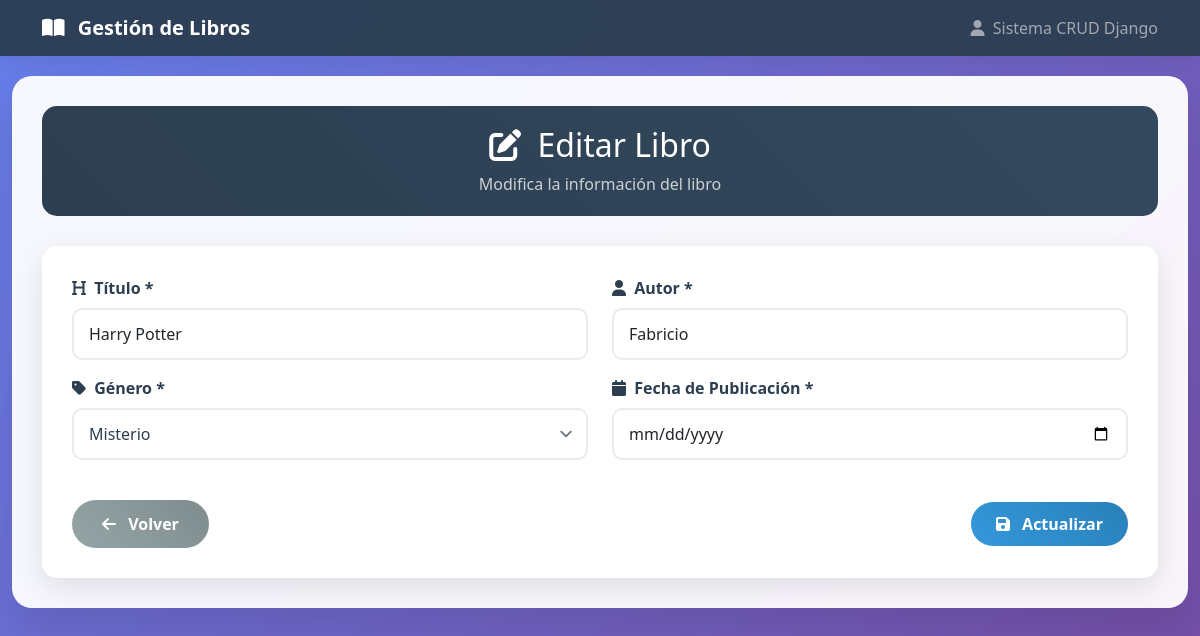
Screenshot of /libro/1/editar/ with the database file from the repository.
### libros/models.py (models this page shows, shortened)
class Libro(models.Model):
    GENERO_CHOICES = [
        ('ficcion', 'Ficción'),
        ('no_ficcion', 'No Ficción'),
        ('misterio', 'Misterio'),
        ('romance', 'Romance'),
        ('ciencia_ficcion', 'Ciencia Ficción'),
        ('fantasia', 'Fantasía'),
        ('biografia', 'Biografía'),
        ('historia', 'Historia'),
        ('filosofia', 'Filosofía'),
        ('poesia', 'Poesía'),
        ('teatro', 'Teatro'),
        ('infantil', 'Infantil'),
        ('juvenil', 'Juvenil'),
        ('tecnologia', 'Tecnología'),
        ('autoayuda', 'Autoayuda'),
        ('otros', 'Otros'),
    ]
    titulo = models.CharField(max_length=200, verbose_name="Título")
    autor = models.CharField(max_length=200, verbose_name="Autor")
    genero = models.CharField(max_length=50, choices=GENERO_CHOICES, verbose_name="Género")
    fecha_publicacion = models.DateField(verbose_name="Fecha de Publicación")
    fecha_creacion = models.DateTimeField(auto_now_add=True, verbose_name="Fecha de Creación")
    fecha_actualizacion = models.DateTimeField(auto_now=True, verbose_name="Fecha de Actualización")
    class Meta:
        verbose_name = "Libro"
        verbose_name_plural = "Libros"
        ordering = ['-fecha_creacion']

### libros/views.py (the view)
# urls.py: path('libro/<int:libro_id>/editar/', views.editar_libro, name='editar_libro'),
def editar_libro(request, libro_id):
    libro = get_object_or_404(Libro, id=libro_id)
    if request.method == 'POST':
        form = LibroForm(request.POST, instance=libro)
        if form.is_valid():
            libro = form.save()
            messages.success(request, f'Libro "{libro.titulo}" actualizado exitosamente.')
            return redirect('index')
        else:
            messages.error(request, 'Por favor corrige los errores en el formulario.')
    else:
        form = LibroForm(instance=libro)
    return render(request, 'libro_form.html', {
        'form': form,
        'libro': libro,
        'titulo': 'Editar Libro',
        'accion': 'Actualizar'
    })

### libros/forms.py (shortened to what this page needs)
class LibroForm(forms.ModelForm):
    class Meta:
        model = Libro
        fields = ['titulo', 'autor', 'genero', 'fecha_publicacion']
        widgets = {
            'titulo': forms.TextInput(attrs={
                'class': 'form-control',
                'placeholder': 'Ingrese el título del libro'
            }),
            'autor': forms.TextInput(attrs={
                'class': 'form-control',
                'placeholder': 'Ingrese el nombre del autor'
            }),
            'genero': forms.Select(attrs={
                'class': 'form-select'
            }),
            'fecha_publicacion': forms.DateInput(attrs={
                'class': 'form-control',
                'type': 'date'
            })
        }
        labels = {
            'titulo': 'Título',
            'autor': 'Autor',
            'genero': 'Género',
            'fecha_publicacion': 'Fecha de Publicación'
        }

### templates/libro_form.html (shortened to what this page needs)
<!DOCTYPE html>
<html lang="es">
<head>
    <link href="https://cdn.jsdelivr.net/npm/bootstrap@5.3.0/dist/css/bootstrap.min.css" rel="stylesheet">
    <link href="https://cdnjs.cloudflare.com/ajax/libs/font-awesome/6.4.0/css/all.min.css" rel="stylesheet">
    {% load static %}
    <link href="{% static 'css/styles.css' %}" rel="stylesheet">
</head>
<body>
    <nav class="navbar navbar-expand-lg navbar-dark">
        <div class="container">
            <a class="navbar-brand" href="{% url 'index' %}">
                <i class="fas fa-book-open me-2"></i>
                Gestión de Libros
            </a>
            <div class="navbar-nav ms-auto">
                <span class="navbar-text">
                    <i class="fas fa-user me-1"></i>
                    Sistema CRUD Django
                </span>
            </div>
        </div>
    </nav>
    <div class="container-fluid">
        <div class="main-container">
            <div class="page-header">
                <h2 class="mb-0">
                    <i class="fas fa-{% if accion == 'Crear' %}plus{% else %}edit{% endif %} me-2"></i>
                    {{ titulo }}
                </h2>
                <p class="mb-0 mt-2 opacity-75">
                    {% if accion == 'Crear' %}
                        Completa el formulario para agregar un nuevo libro
                    {% else %}
                        Modifica la información del libro
                    {% endif %}
                </p>
            </div>
            <div class="form-container">
                <form method="post">
                    <div class="row">
                        <div class="col-md-6 mb-3">
                            <label for="{{ form.titulo.id_for_label }}" class="form-label">
                                <i class="fas fa-heading me-1"></i>
                                {{ form.titulo.label }} *
                            </label>
                            {{ form.titulo }}
                        </div>
                        <div class="col-md-6 mb-3">
                            <label for="{{ form.autor.id_for_label }}" class="form-label">
                                <i class="fas fa-user me-1"></i>
                                {{ form.autor.label }} *
                            </label>
                            {{ form.autor }}
                        </div>
                    </div>
                    <div class="row">
                        <div class="col-md-6 mb-3">
                            <label for="{{ form.genero.id_for_label }}" class="form-label">
                                <i class="fas fa-tag me-1"></i>
                                {{ form.genero.label }} *
                            </label>
                            {{ form.genero }}
                        </div>
                        <div class="col-md-6 mb-3">
                            <label for="{{ form.fecha_publicacion.id_for_label }}" class="form-label">
                                <i class="fas fa-calendar me-1"></i>
                                {{ form.fecha_publicacion.label }} *
                            </label>
                            {{ form.fecha_publicacion }}
                        </div>
                    </div>
                    <div class="d-flex justify-content-between align-items-center mt-4">
                        <a href="{% url 'index' %}" class="btn btn-secondary">
                            <i class="fas fa-arrow-left me-2"></i>
                            Volver
                        </a>
                        <div>
                            <button type="submit" class="btn btn-primary">
                                <i class="fas fa-save me-2"></i>
                                {{ accion }}
                            </button>
                        </div>
                    </div>
                </form>
            </div>
        </div>
    </div>
</body>
</html>

### static/css/styles.css (style rules this page uses)
:root { --primary-color: #2c3e50; --secondary-color: #3498db; --accent-color: #e74c3c; --success-color: #27ae60; --warning-color: #f39c12; --light-bg: #ecf0f1; --dark-text: #2c3e50; }
body { font-family: 'Segoe UI', Tahoma, Geneva, Verdana, sans-serif; background: linear-gradient(135deg, #667eea 0%, #764ba2 100%); min-height: 100vh; }
.navbar { background: rgba(44, 62, 80, 0.95) !important; backdrop-filter: blur(10px); box-shadow: 0 2px 20px rgba(0,0,0,0.1); }
.navbar-brand { font-weight: bold; color: white !important; }
.main-container { background: rgba(255, 255, 255, 0.95); border-radius: 20px; box-shadow: 0 20px 40px rgba(0,0,0,0.1); backdrop-filter: blur(10px); margin: 20px auto; padding: 30px; max-width: 1200px; }
.btn-primary { background: linear-gradient(45deg, var(--secondary-color), #2980b9); border: none; border-radius: 25px; padding: 10px 25px; font-weight: 600; transition: all 0.3s ease; }
.btn-secondary { background: linear-gradient(45deg, #95a5a6, #7f8c8d); border: none; border-radius: 25px; padding: 12px 30px; font-weight: 600; }
.form-control { border-radius: 10px; border: 2px solid #e9ecef; padding: 12px 15px; transition: all 0.3s ease; }
.form-select { border-radius: 10px; border: 2px solid #e9ecef; padding: 12px 15px; transition: all 0.3s ease; color: var(--dark-text); font-weight: 500; }
.form-select option { color: var(--dark-text); font-weight: 500; background-color: white; padding: 8px; }
.form-select:not([size]):not([multiple]) { background-position: right 0.5rem center; background-repeat: no-repeat; background-size: 1.5em 1.5em; padding-right: 2.5rem; }
.form-label { font-weight: 600; color: var(--primary-color); margin-bottom: 8px; }
.page-header { background: linear-gradient(45deg, var(--primary-color), #34495e); color: white; border-radius: 15px; padding: 20px; margin-bottom: 30px; text-align: center; }
.form-container { background: white; border-radius: 15px; padding: 30px; box-shadow: 0 10px 30px rgba(0,0,0,0.1); }

### rows the page displays
Libro: titulo "Harry Potter", autor "Fabricio", genero "Misterio"

### other values shown
{{ titulo }} "Editar Libro"
{{ accion }} "Actualizar"
